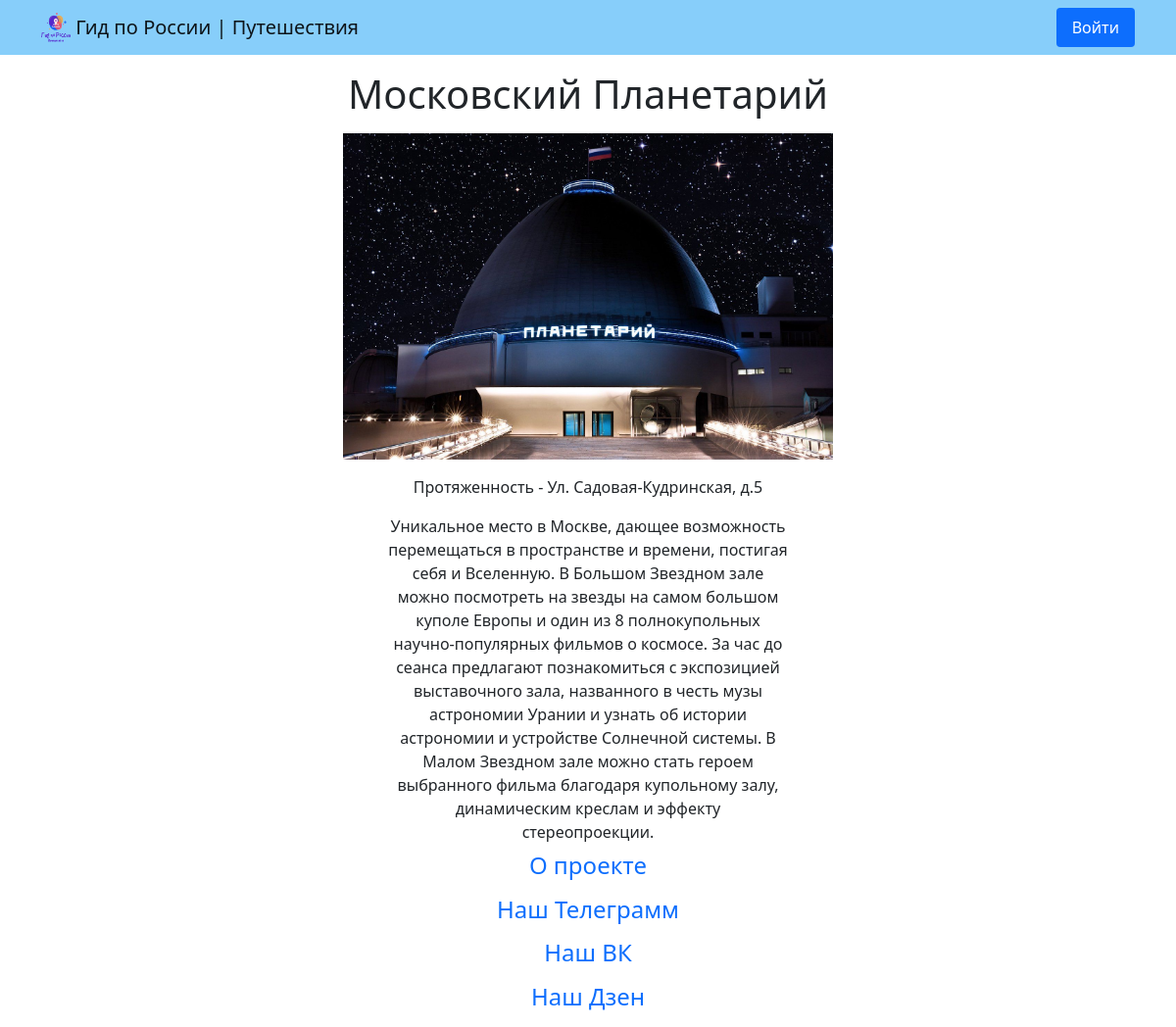
/event/3, run on the app's committed database.
### data/event.py (models this page shows)
class Event(SqlAlchemyBase):
    __tablename__ = 'events'
    id = sqlalchemy.Column(sqlalchemy.Integer,
                           primary_key=True, autoincrement=True)
    region = sqlalchemy.Column(sqlalchemy.String, nullable=True)
    title = sqlalchemy.Column(sqlalchemy.String, nullable=True)
    address = sqlalchemy.Column(sqlalchemy.String, nullable=True)
    image = sqlalchemy.Column(sqlalchemy.String, nullable=True)
    info = sqlalchemy.Column(sqlalchemy.String, nullable=True)
    def get_list(self):
        return [self.id, self.region, self.title, self.address, self.image, self.info]

### guide.py (the view)
@app.route('/event/<int:event_id>')
def event(event_id):
    db_sess = db_session.create_session()
    event_list = db_sess.query(Event).filter(Event.id == event_id).first().get_list()
    return render_template('event.html', event_list=event_list)

### data/db_session.py (called while the page is built)
def create_session() -> Session:
    global __factory
    return __factory()

### templates/event.html (shortened to what this page needs)
{% extends 'base.html' %}
{% block content %}
<div class="route">
    <p><h1>{{ event_list[2] }}</h1></p>
    <img style="width: 500px;" src="{{ url_for('static', filename=event_list[4]) }}">
    <p><div>Протяженность - {{ event_list[3] }}</div></p>
    <div style="margin-left: 33%; margin-right: 33%;">{{ event_list[5] }}</div>
</div>
{% endblock %}

### static/css/style.css (style rules this page uses)
body { margin:0px; padding:0px; }
.route { text-align: center; }

### data on the page
Event: title "Московский Планетарий", image (picture), address "Ул. Садовая-Кудринская, д.5", info "Уникальное место в Москве, дающее возможность перемещаться в пространстве и времени, постигая себя и Вселенную. В Большом Звездном зале можно посмотреть на звезды на самом большом куполе Европы и один из 8 полнокупольных научно-популярных фильмов о космосе. За час до сеанса предлагают познакомиться с экспозицией выставочного зала, названного в честь музы астрономии Урании и узнать об истории астрономии и устройстве Солнечной системы. В Малом Звездном зале можно стать героем выбранного фильма благодаря купольному залу, динамическим креслам и эффекту стереопроекции."
